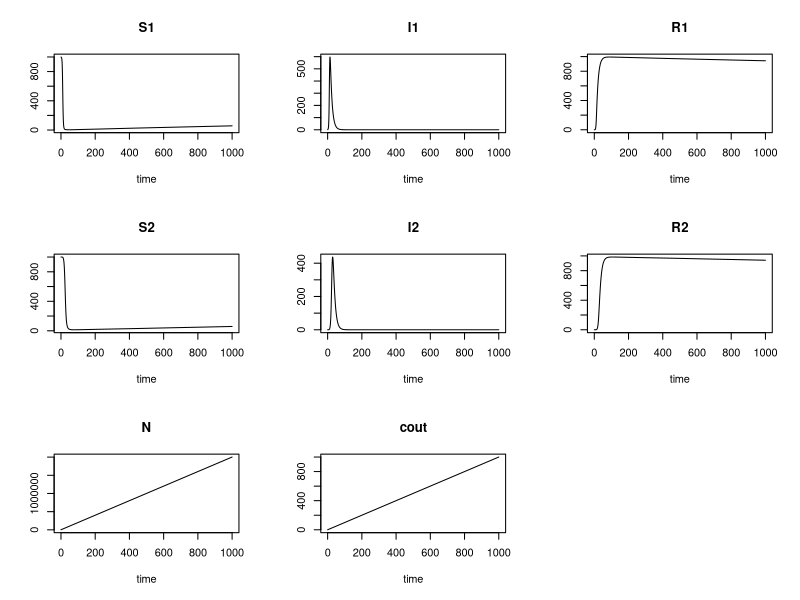
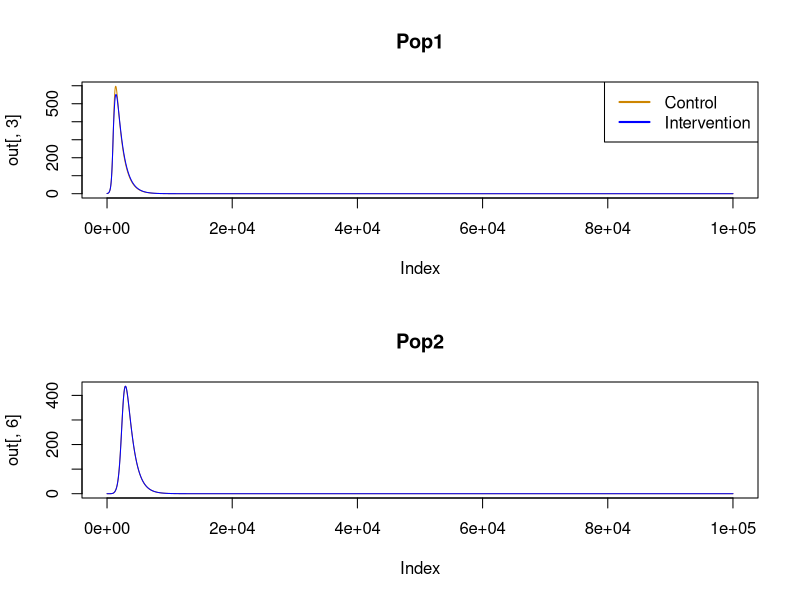
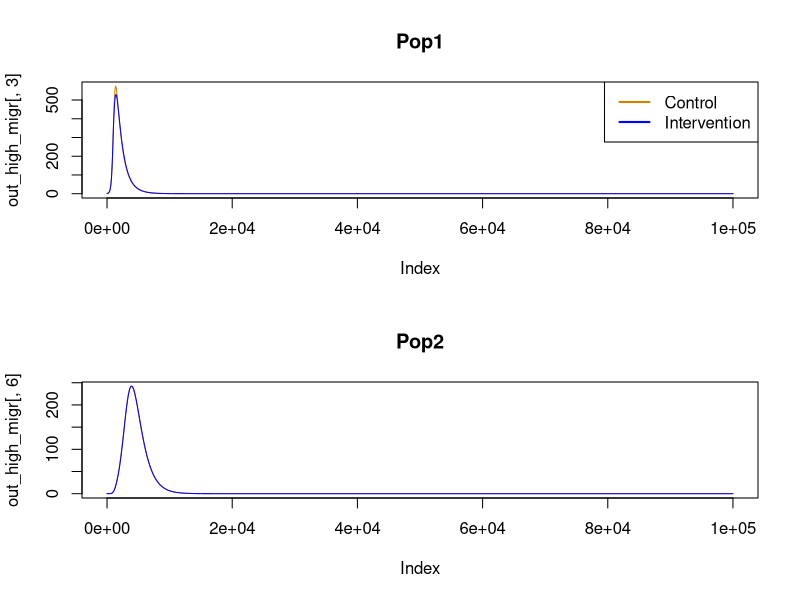
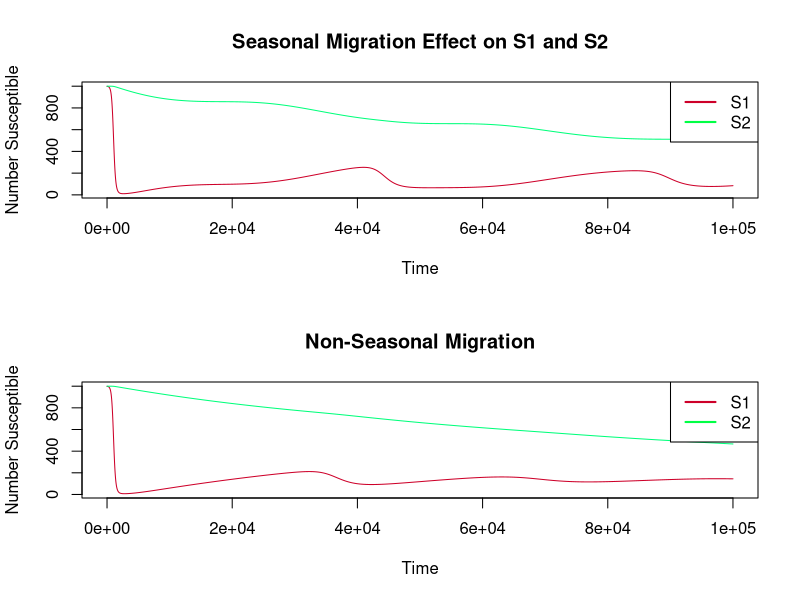

Generate these figures, in order, with R:
library(deSolve)

SIR_patch<-function(t, state, parameters) {
  with(as.list(c(state, parameters)),{
    P1 <- S1 + I1 + R1
    P2 <- S2 + I2 + R2

    if (t >= tbit){beta1 <- beta1 * (1-tbeff)}

    lam1 <- beta1 * I1 / P1
    lam2 <- beta2 * I2 / P2

    f12 <- amp*cos(2*pi * t / 365) * f12 + f12
    f21 <- amp*cos(2*pi * t / 365) * f21 + f21
        
    dS1 <- mu*P1 - mu*S1 - lam1*S1 - f12*S1 + f21*S2
    dI1 <- lam1*S1 - tau*I1 - mu*I1 - f12*I1 + f21*I2
    dR1 <- tau*I1 - mu*R1 - f12*R1 + f21*R2
    dS2 <- mu*P2 - mu*S2 - lam2*S2 + f12*S1 - f21*S2
    dI2 <- lam2*S2 - tau*I2 - mu*I2 + f12*I1 - f21*I2
    dR2 <- tau*I2 - mu*R2 + f12*R1 - f21*R2

    N <- P1 + P2
    count <- 1
    list(c(dS1, dI1, dR1, dS2, dI2, dR2, N, count))})
}


initP1 <- 1000
initI1 <- 1
initR1 <- 0
initS1 <- initP1 - initI1 - initR1

initP2 <- 1000
initI2 <- 0
initR2 <- 0
initS2 <- initP2 - initI2 - initR2

istate <- c(S1 = initS1, I1 = initI1, R1 = initR1, 
            S2 = initS2, I2 = initI2, R2 = initR2, 
            N = initS1 + initI1 + initR1 + initS2 + initI2 + initR2,
            cout = 0)

parameters <- c(
  mu = (1 / (50 * 52 * 7)),
  beta1 = 0.75,
  beta2 = 0.45,
  tau = 1 / 10,
  f12 = 0.001,
  f21 = 0.001,
  tbit = 1e100,
  amp = 0.5
)

time_start <- 0
time_stop <- 1000
deltat <- 0.01
tps <- seq(time_start , time_stop , by = deltat)
tt <- seq(1, length(tps), by = 1/deltat)

out <- deSolve::ode(y = istate, times = tps, func = SIR_patch, parms = parameters) 
plot(out)
ww <- which(out[, 1] %% 1 == 0)
sum(out[ww, 2:4]) + sum(out[ww, 5:7])
tail(out[, 8], 1)
tail(out[, 9], 1)


parameters["f12"] <- 0.0
out_no_migration <- deSolve::ode(y = istate, times = tps, func = SIR_patch, parms = parameters) 
# plot(out_no_migration)

parameters["f12"] <- 0.001
parameters["tbit"] <- 10
parameters["tbeff"] <- 0.2
out_intervention <- deSolve::ode(y = istate, times = tps, func = SIR_patch, parms = parameters) 
par(mfrow=c(2,1))
plot(out[,3], type = "l", col = "orange3", main = "Pop1")
lines(out_intervention[,3], type = "l", col = "blue")
legend("topright", legend = c("Control", "Intervention"), lwd = 2, col = c("orange3", "blue"))
plot(out[,6], type = "l", col = "orange3", main = "Pop2")
lines(out_intervention[,6], type = "l", col = "blue")


parameters["tbit"] <- 1e100
parameters["f12"] <- 0.003
parameters["f21"] <- 0.001
parameters["beta2"] <- 0.25
out_high_migr <- deSolve::ode(y = istate, times = tps, func = SIR_patch, parms = parameters) 
parameters["tbit"] <- 10
out_intervention_high_migr <- deSolve::ode(y = istate, times = tps, func = SIR_patch, parms = parameters) 
par(mfrow=c(2,1))
plot(out_high_migr[,3], type = "l", col = "orange3", main = "Pop1")
lines(out_intervention_high_migr[,3], type = "l", col = "blue")
legend("topright", legend = c("Control", "Intervention"), lwd = 2, col = c("orange3", "blue"))
plot(out_high_migr[,6], type = "l", col = "orange3", main = "Pop2")
lines(out_intervention_high_migr[,6], type = "l", col = "blue")




########################################################################################

##    Seasonal migration effect on SIR patch model

########################################################################################

SIR_patch_seasonal <- function(t, state, parameters) {
  with(as.list(c(state, parameters)),{
    P1 <- S1 + I1 + R1
    P2 <- S2 + I2 + R2

    if (t >= tbit){beta1 <- beta1 * (1-tbeff)}

    lam1 <- beta1 * I1 / P1
    lam2 <- beta2 * I2 / P2

    f12s <- f12 + amp*cos(2*pi*(t-0)/365)
    f21s <- f21 + amp*cos(2*pi*(t-0)/365)
        
    dS1 <- mu*P1 - mu*S1 - lam1*S1 - f12s*S1 + f21s*S2
    dI1 <- lam1*S1 - tau*I1 - mu*I1 - f12s*I1 + f21s*I2
    dR1 <- tau*I1 - mu*R1 - f12s*R1 + f21s*R2
    dS2 <- mu*P2 - mu*S2 - lam2*S2 + f12s*S1 - f21s*S2
    dI2 <- lam2*S2 - tau*I2 - mu*I2 + f12s*I1 - f21s*I2
    dR2 <- tau*I2 - mu*R2 + f12s*R1 - f21s*R2

    N <- P1 + P2
    count <- 1
    list(c(dS1, dI1, dR1, dS2, dI2, dR2, N, count))})
}

parameters["tbit"] <- 1e100
parameters["f12"] <- 0.001
parameters["f21"] <- 0.001
parameters["beta2"] <- 0.0
parameters["amp"] <- 0.00095
out_base_migr_seas <- deSolve::ode(y = istate, times = tps, func = SIR_patch_seasonal, parms = parameters) 
par(mfrow=c(2,1))
plot(out_base_migr_seas[,2], type = "l", col = "#cd0029", main = "Seasonal Migration Effect on S1 and S2", ylab = "Number Susceptible", xlab = "Time")
lines(out_base_migr_seas[,5], type = "l", col = "#00ff7b")
legend("topright", legend = c("S1", "S2"), lwd = 2, col = c("#cd0029",  "#00ff44"))
parameters["amp"] <- 0.0
out_base_migr_no_seas <- deSolve::ode(y = istate, times = tps, func = SIR_patch_seasonal, parms = parameters) 
plot(out_base_migr_no_seas[,2], type = "l", col = "#cd0029", main = "Non-Seasonal Migration", ylab = "Number Susceptible", xlab = "Time")
lines(out_base_migr_no_seas[,5], type = "l", col = "#00ff7b")
legend("topright", legend = c("S1", "S2"), lwd = 2, col = c("#cd0029",  "#00ff44"))
